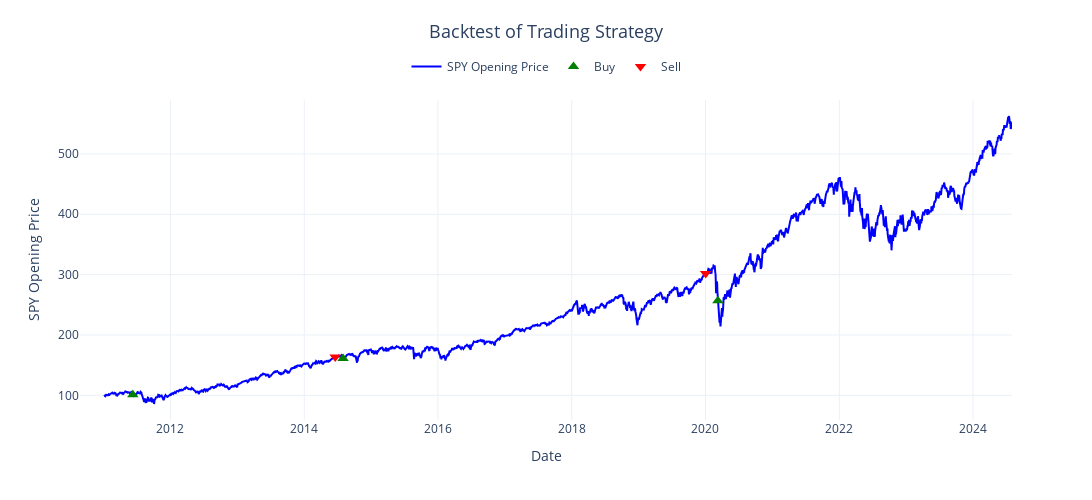

The notebook cell this image was saved under:
### Code cell
# Plotting the best performing strategy for visualisation
Backtest1(df_final, 100000, 5, 95).backtest().plot()

### Figure 1 — Plotly figure (JSON) as saved in the notebook; plotly's stock layout.template omitted (floating-point values rounded to 4 significant figures; data arrays with more than 128 entries replaced by an {"elided": "..."} marker saying what was removed)
{"data": [{"line": {"color": "blue"}, "mode": "lines", "name": "SPY Opening Price", "type": "scatter", "x": {"elided": "3417 str values"}, "y": {"elided": "3417 float values"}}, {"marker": {"color": "green", "size": 10, "symbol": "triangle-up"}, "mode": "markers", "name": "Buy", "type": "scatter", "x": ["2011-06-10T00:00:00", "2014-08-01T00:00:00", "2020-03-09T00:00:00"], "y": [100.8, 161.2, 256.9]}, {"marker": {"color": "red", "size": 10, "symbol": "triangle-down"}, "mode": "markers", "name": "Sell", "type": "scatter", "x": ["2014-06-19T00:00:00", "2020-01-02T00:00:00"], "y": [163.6, 301.9]}], "layout": {"height": 500, "legend": {"orientation": "h", "x": 0.5, "xanchor": "center", "y": 1.15}, "title": {"font": {"size": 18}, "text": "Backtest of Trading Strategy", "x": 0.5, "y": 0.95}, "width": 1150, "xaxis": {"title": {"text": "Date"}}, "yaxis": {"title": {"text": "SPY Opening Price"}}}}
